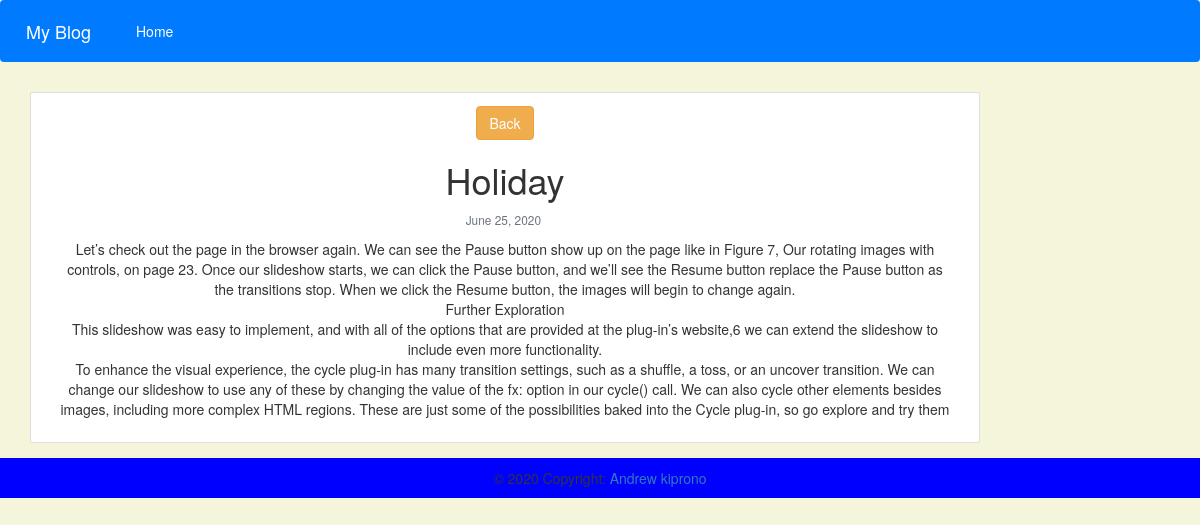
The page /1 on the database its author committed.
### mysite/models.py (models this page shows, shortened)
class Post(models.Model):
    title=models.CharField(max_length=100,unique=True)
    slug=models.SlugField(max_length=100,unique=True)
    author=models.ForeignKey(User,on_delete=models.CASCADE)
    updated_on=models.DateTimeField(auto_now_add=True)
    content=models.TextField()
    created_on=models.DateTimeField(auto_now_add=True)
    status=models.IntegerField(choices=STATUS,default=0)
    class Meta:
        ordering=['-created_on']

### mysite/views.py (the view)
# urls.py: path('<int:pk>',views.post_detail,name='post_detail'),
def post_detail(request,pk):
    post=Post.objects.get(pk=pk)
    return render(request,'details.html',{'post':post})

### mysite/templates/details.html (shortened to what this page needs)
{% extends 'base.html' %}
{% block content %}
<!DOCTYPE html>
<html lang="">
<head>
    <link href="https://maxcdn.bootstrapcdn.com/bootstrap/3.3.7/css/bootstrap.min.css" rel="stylesheet">
</head>
<body>
    <center>
        <div class="row">
            <div class="col-md-10 card mb-4 mt-3 left top">
                <div class="card-body">
                    <a href="{% url 'post' %} " class="btn btn-warning ">Back</a>
                    <h1 class="text-center"> {{post.title|title}} </h1>
                    <small class="text-muted">
                        {{post.created_on|date}}&nbsp;
                    </small>
                    <p> {{post.content|linebreaks}} </p>
                </div>
            </div>
        </div>
    </center>
</body>
</html>
{% endblock content %}

### rows shown on the page
Post: title "Holiday", created_on "June 25, 2020", content "Let’s check out the page in the browser again. We can see the Pause button show up on the page like in Figure 7, Our rotating images with controls, on page 23. Once our slideshow starts, we can click the Pause button, and we’ll see the Resume button replace the Pause button as the transitions stop. When we click the Resume button, the images will begin to change again. Further Exploration This slideshow was easy to implement, and with all of the options that are provided at the plug-in’s website,6 we can extend the slideshow to include even more functionality. To enhance the visual experience, the cycle plug-in has many transition settings, such as a shuffle, a toss, or an uncover…"
